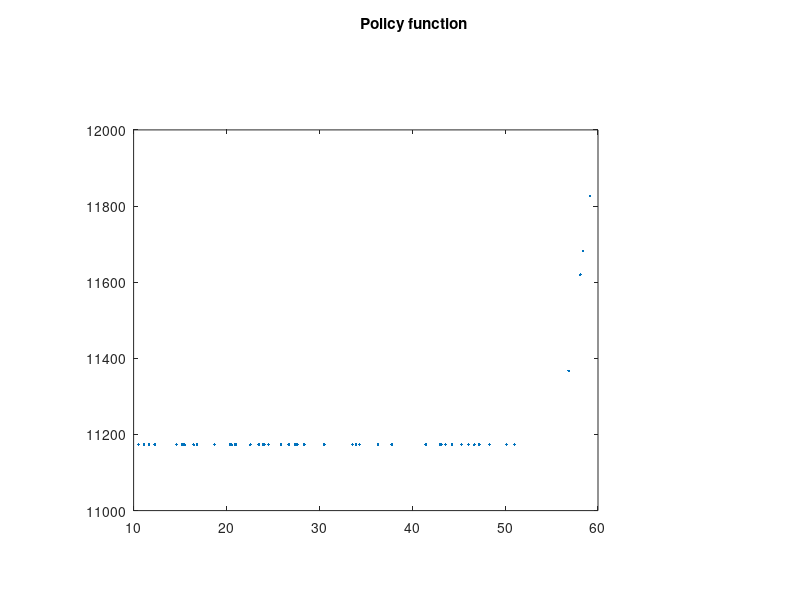
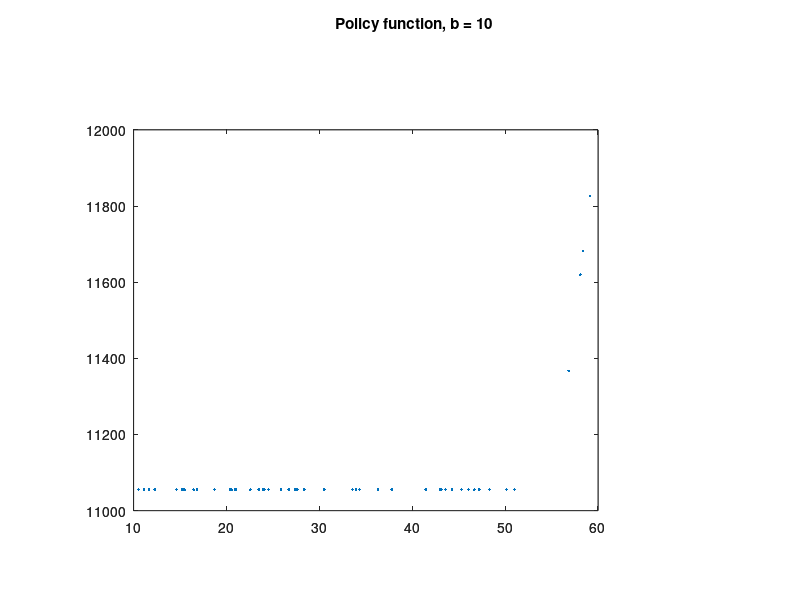
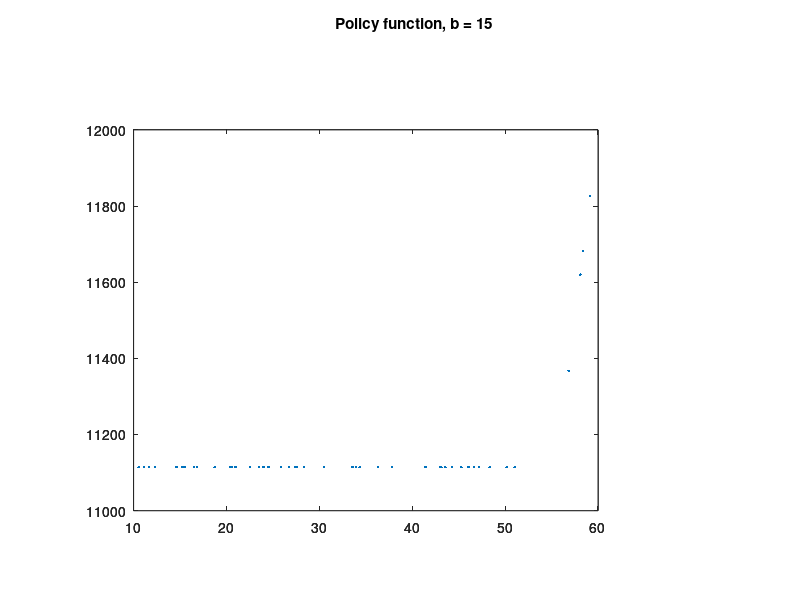
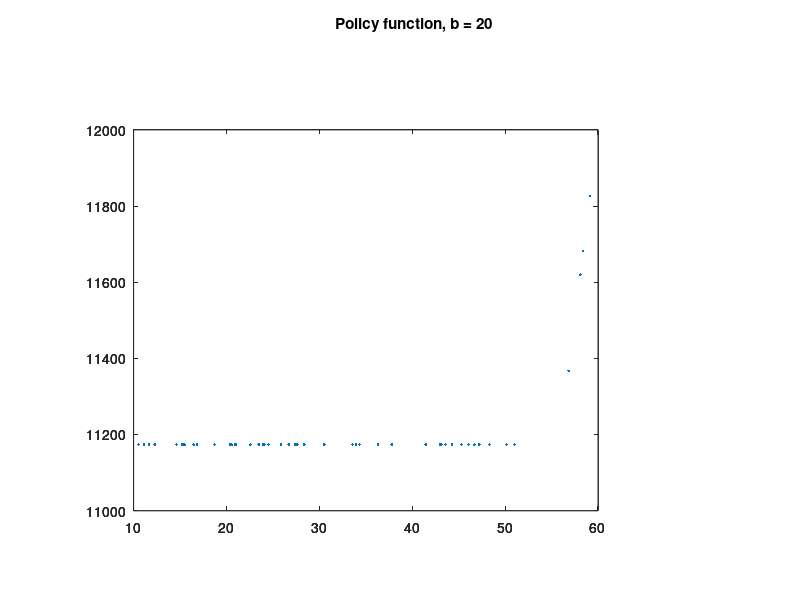

Source code (MATLAB) for these figures, in order:
%==========================================================================
%% 2 percentage signs represent sections of code;
% 1 percentage sign represents comments for code or commented out code;

% ECO385K Problem Set 1, 1
% Paul Le Tran, plt377
% 10 October, 2021
%==========================================================================

%==========================================================================
%% Setting up workspace
clear all;
close all;
clc;

home_dir = 'path\to\programmes';

cd(home_dir);
%==========================================================================

%==========================================================================
%% Setting data that will be constant in 1a, 1b, 1c, 1d, 1e
% Assuming wage offers are uniformly distributed in the interval
% [w_min, w_max] = [10, 60].
w_min = 10;
w_max = 60;

% Setting sample period
% To ensure that the length of density vector won't be long to the point
% that the sum of the product between it and the value function blows up,
% we set the amount of periods to be equal to w_max - w_min.
N = w_max - w_min;

% Creating vector of wages from distribution mentioned above
w = w_min + (w_max - w_min).*rand(N, 1);

% Creating vector of densities associated with wage vector
p = unifpdf(w, w_min, w_max);
%==========================================================================

%==========================================================================
%% Part 1a: Calculate the reservation wage and plot the policy funciton
% Setting up data exclusive to 1a.
% Creating discount factor, beta
beta = 0.995;

% Creating benefit received when unemployed, b
b = 20;

% Creating loop for value function iteration to find Bellman equation
% Choosing initial value of value function to be value of accepting any
% wage.
v = w./(1 - beta);

% Creating variable that stores max(abs(v - v_next)), the error metric. We
% are focusing on the max of the error because if the max value satisfies
% the threshold, every other value of the vector will.
error = 1;

% Creating variable that stores iteration number
iteration = 0;

% Iterating to find fixed point of value function. The threshold that stops
% the loop will be 0.001.
while error >= 0.001
  % Displaying iteration number
  disp(iteration);
  
  % Calculating value function using initial or previous value function
  % WHY DOES USING sum(v.*p) CAUSE THE LOOP TO EXPLODE???
  v_next = max(w./(1 - beta), b + beta*sum(v.*p));
  
  % Storing max(abs(v - v_next)). Choosing the max so the abs vector has
  % every value to be below error threshold.
  error = max(abs(v - v_next));
  disp(error);
  
  % Storing previous value function
  v = v_next;
  
  iteration = iteration + 1;
end
clear iteration error;

% Calculating reservation wage using the Bellman equation
w_bar = (1 - beta)*(beta*mean(v));

% Creating matrix that pairs wages to corresponding Bellman equation. Sorts
% by ascending order.
w_v = [w v];
w_v = sortrows(w_v, 1);

% Plotting policy function
plotmatrix(w_v(:, 1), w_v(:, 2));
grid on
xlabel('Wage');
ylabel('Value');
hold on
title('Policy function');

saveas(gcf, 'path\to\graphics\1a_plot.png');
%==========================================================================

%==========================================================================
%% Part 1b: Vary b from 10 to 55, calculate the reservation wage and plot
% function for different values of UI. Is the reservation wage increasing
% or decreasing in b?

% Looping through value function iteration and policy function plotting
% portion as done in part 1a, for various values of b.
% Creating counter for overall loop
counter = 1;
for b = 10:5:55
  disp(b);
  % Creating loop for value function iteration to find Bellman equation
  % Choosing initial value of value function to be value of accepting any
  % wage.
  v = w./(1 - beta);

  % Creating variable that stores max(abs(v - v_next)), the error metric.
  % We are focusing on the max of the error because if the max value
  % satisfies the threshold, every other value of the vector will.
  error = 1;

  % Creating variable that stores iteration number
  iteration = 0;

  % Iterating to find fixed point of value function. The threshold that
  % stops the loop will be 0.001.
  while error >= 0.001
    % Displaying iteration number
    disp(iteration);
  
    % Calculating value function using initial or previous value function
    % WHY DOES USING sum(v.*p) CAUSE THE LOOP TO EXPLODE???
    v_next = max(w./(1 - beta), b + beta*sum(v.*p));
  
    % Storing max(abs(v - v_next)). Choosing the max so the abs vector has
    % every value to be below error threshold.
    error = max(abs(v - v_next));
    disp(error);
  
    % Storing previous value function
    v = v_next;
  
    iteration = iteration + 1;
  end
  clear iteration error;

  % Calculating reservation wage using the Bellman equation
  w_bar = (1 - beta)*(beta*mean(v));
  
  % Storing w_bar and corresponding b in as a row in matrix
  w_bar_b(counter, :) = [w_bar b];

  % Creating matrix that pairs wages to corresponding Bellman equation.
  % Sorts by ascending order.
  w_v = [w v];
  w_v = sortrows(w_v, 1);

  % Plotting policy function
  plotmatrix(w_v(:, 1), w_v(:, 2));
  grid on
  xlabel('Wage');
  ylabel('Value');
  hold on
  title(['Policy function, b = ' num2str(b)]);
  
  saveas(gcf, ['path\to\graphics\1b_b' num2str(b) 'plot.png']);
  
  counter = counter + 1;
end
%=========================================================
% We can see that the reservation wage is increasing in b.
%=========================================================
%==========================================================================

%==========================================================================
%% Part 1c: Vary beta from 0.960 to 0.999, calculate the reservation wage,
% and plot the policy function for different values of beta. Is the
% reservation wage increasing or decreasing in beta?

% Setting up data exclusive to 1c.
b = 20;

% Looping through value function iteration and policy function plotting
% portion as done in part 1a, for various values of beta.
% Creating counter for overall loop
counter = 1;
for beta = 0.960:0.013:0.999
  disp(beta);
  % Creating loop for value function iteration to find Bellman equation
  % Choosing initial value of value function to be value of accepting any
  % wage.
  v = w./(1 - beta);

  % Creating variable that stores max(abs(v - v_next)), the error metric.
  % We are focusing on the max of the error because if the max value
  % satisfies the threshold, every other value of the vector will.
  error = 1;

  % Creating variable that stores iteration number
  iteration = 0;

  % Iterating to find fixed point of value function. The threshold that
  % stop the loop will be 0.001.
  while error >= 0.001
    % Displaying iteration number
    disp(iteration);
  
    % Calculating value function using initial or previous value function
    v_next = max(w./(1 - beta), b + beta*sum(v.*p));
  
    % Storing max(abs(v - v_next)). Choosing the max so the abs vector has
    % every value to be below error threshold.
    error = max(abs(v - v_next));
    disp(error);
  
    % Storing previous value function
    v = v_next;
  
    iteration = iteration + 1;
  end
  clear iteration error;

  % Calculating reservation wage using the Bellman equation
  w_bar = (1 - beta)*(beta*mean(v));
  
  % Storing w_bar and corresponding beta in as a row in matrix
  w_bar_beta(counter, :) = [w_bar beta];

  % Creating matrix that pairs wages to corresponding Bellman equation.
  % Sorts by ascending order.
  w_v = [w v];
  w_v = sortrows(w_v, 1);

  % Plotting policy function
  plotmatrix(w_v(:, 1), w_v(:, 2));
  grid on
  xlabel('Wage');
  ylabel('Value');
  hold on
  title(['Policy function, \beta = ' num2str(beta)]);
  
  saveas(gcf, ['path\to\graphics\1c_beta' num2str(beta) 'plot.png']);
  
  counter = counter + 1;
end
%============================================================
% We can see that the reservation wage is increasing in beta.
%============================================================
%==========================================================================

%==========================================================================
%% Part 1d: Assume that the work has a utility function of ln(Y_t) and
% maximises his utility instead of maximising the expected discounted sum
% of earnings. Compute the reservation wage and compare with 1a.

% Setting up data exclusive to 1d.
b = 20;
beta = 0.995;

% Creating loop for value function iteration to find Bellman equation
% Choosing initial value of value function to be value of accepting any
% wage.
v = w./(1 - beta);

% Creating variable that stores max(abs(v - v_next)), the error metric. We
% are focusing on the max of the error because if the max value satisfies
% the threshold, every other value of the vector will.
error = 1;

% Creating variable that stores iteration number
iteration = 0;

% Iterating to find fixed point of value function. The threshold that stops
% the loop will be 0.001.
while error >= 0.001
  % Displaying iteration number
  disp(iteration);
  
  % Calculating value function using initial or previous value function
  v_next = max(log(w)./(1 - beta), log(b) + beta*sum(v.*p));
  
  % Storing max(abs(v - v_next)). Choosing the max so the abs vector has
  % every value to be below error threshold.
  error = max(abs(v - v_next));
  disp(error);
  
  % Storing previous value function
  v = v_next;
  
  iteration = iteration + 1;
end
clear iteration error;

% Calculating reservation wage using the Bellman equation
% Because the worker is maximising ln(Y_t), the reservation wage will be in
% natural log terms. Therefore, we need to convert it back to levels.
w_bar = exp((1 - beta)*(beta*mean(v)));

% Creating matrix that pairs wages to corresponding Bellman equation. Sorts
% by ascending order.
w_v = [w v];
w_v = sortrows(w_v, 1);

% Plotting policy function
plotmatrix(w_v(:, 1), w_v(:, 2));
grid on
xlabel('Wage');
ylabel('Value');
hold on
title('Policy function, maximising utility ln(Y_t)');

saveas(gcf, 'path\to\graphics\1d_plot.png');

%========================================================================
% When comparing with the reservation wage in part 1a, we see that the
% reservation wage is smaller if the worker is maximising ln(Y_t) instead
% of Y_t.
%========================================================================
%==========================================================================

%==========================================================================
%% Part 1e: Now assume that the worker receives a job offer with
% probability phi = 0.7 and does not receive any with probability 1 - phi =
% 0.3. Write the Bellman equation for the worker's problem and compute the
% reservation wage with [w_min, w_max] = [10, 60], b = 20, and beta= 0.995,
% and plot the policy function.

% Observe that if the worker receives no wage offer in a time period, this
% is equivalent to saying the worker receives a wage offer of zero. In
% other words, the lifetime utility of the worker accepting the wage offer
% remains the same, but the lifetime utility of the worker continuing to be
% uneployed changes.

% We are also assuming that the worker is maximising Y_t instead of
% ln(Y_t).

% Setting up data exclusive to 1e.
b = 20;
beta = 0.995;
phi = 0.7;

% Creating loop for value function iteration to find Bellman equation
% Observe that the Bellman equation includes the value function evaluated
% at a wage offer of zero. This means to find the fixed point of the
% Bellman equation, we need to find the fixed point of the Bellman equation
% evaluated at a wage offer of zero. Therefore, we have "two" value
% functions to iterate over, where the latter plugs into the former.

% Choosing initial value of value function to be value of accepting any
% wage.
v = w./(1 - beta);
% Choosing initial value of value function of getting no offer to be b
v_nooffer = b*ones(N, 1);

% Creating variable that stores max(abs(v - v_next)), the error metric. We
% are focusing on the max of the error because if the max value satisfies
% the threshold, every other value of the vector will.
error = 1;

% Also making error metric measuring max(abs(v_nooffer - v_nooffer_next)).
error_nooffer = 1;

% Creating variable that stores iteration number
iteration = 0;

% Iterating to find fixed point of value function. The threshold that stops
% the loop will be 0.001.
while error >= 0.001 && error_nooffer >= 0.001
  % Displaying iteration number
  disp(iteration);
  
  % Calculating value function using initial or previous value function
  v_nooffer_next = max(zeros(N, 1)./(1 - beta), b + (1 - phi)*beta*v_nooffer + phi*beta*sum(v.*p));
  v_next = max(w./(1 - beta), b + (1 - phi)*beta*v_nooffer_next + phi*beta*sum(v.*p));
  
  % Storing max(abs(v - v_next)). Choosing the max so the abs vector has
  % every value to be below error threshold.
  error = max(abs(v - v_next));
  error_nooffer = max(abs(v_nooffer - v_nooffer_next));
  disp(error);
  disp(error_nooffer);
  
  % Storing previous value functions
  v = v_next;
  v_nooffer = v_nooffer_next;
  
  iteration = iteration + 1;
end
clear iteration error;

% Calculating reservation wage using the Bellman equation
% Because the worker is maximising ln(Y_t), the reservation wage will be in
% natural log terms. Therefore, we need to convert it back to levels.
w_bar = (1 - beta)*(beta*mean(v));

% Creating matrix that pairs wages to corresponding Bellman equation. Sorts
% by ascending order.
w_v = [w v];
w_v = sortrows(w_v, 1);

% Plotting policy function
plotmatrix(w_v(:, 1), w_v(:, 2));
grid on
xlabel('Wage');
ylabel('Value');
hold on
title('Policy Function, chance to not get job offer');

saveas(gcf, 'path\to\graphics\1e_plot.png');
%==========================================================================

%==========================================================================
%% Part 1f: Assume that the wage offers are distributed uniformly in
% [w_min, w_max] = [5, 65], b = 20, and beta = 0.995. Compute the
% reservation wage and plot the policy function.

% Setting up data exclusive to 1f.
w_min = 5;
w_max = 65;

% Setting sample period
% To ensure that the length of density vector won't be long to the point
% that the sum of the product between it and the value function blows up,
% we set the amount of periods to be equal to w_max - w_min.
N = w_max - w_min;

% Creating vector of wages from distribution mentioned above
w = w_min + (w_max - w_min).*rand(N, 1);

% Creating vector of densities associated with wage vector
p = unifpdf(w, w_min, w_max);

b = 20;
beta = 0.995;

% Creating loop for value function iteration to find Bellman equation
% Choosing initial value of value function to be value of accepting any
% wage.
v = w./(1 - beta);

% Creating variable that stores max(abs(v - v_next)), the error metric. We
% are focusing on the max of the error because if the max value satisfies
% the threshold, every other value of the vector will.
error = 1;

% Creating variable that stores iteration number
iteration = 0;

% Iterating to find fixed point of value function. The threshold that stops
% the loop will be 0.001.
while error >= 0.001
  % Displaying iteration number
  disp(iteration);
  
  % Calculating value function using initial or previous value function
  % WHY DOES USING sum(v.*p) CAUSE THE LOOP TO EXPLODE???
  v_next = max(w./(1 - beta), b + beta*sum(v.*p));
  
  % Storing max(abs(v - v_next)). Choosing the max so the abs vector has
  % every value to be below error threshold.
  error = max(abs(v - v_next));
  disp(error);
  
  % Storing previous value function
  v = v_next;
  
  iteration = iteration + 1;
end
clear iteration error;

% Calculating reservation wage using the Bellman equation
w_bar = (1 - beta)*(beta*mean(v));

% Creating matrix that pairs wages to corresponding Bellman equation. Sorts
% by ascending order.
w_v = [w v];
w_v = sortrows(w_v, 1);

% Plotting policy function
plotmatrix(w_v(:, 1), w_v(:, 2));
grid on
xlabel('Wage');
ylabel('Value');
hold on
title('Policy function, [w_{min}, w_{max}] = [5, 65]');

saveas(gcf, 'path\to\graphics\1f_plot.png');
%==========================================================================

%==========================================================================
%% Part 1g: Assume that the wage offers are distributed uniformly in
% [w_min, w_max] = [15, 50], b = 20, and beta = 0.995. Compute the
% reservation wage and plot the policy function.

% Setting up data exclusive to 1f.
w_min = 15;
w_max = 50;

% Setting sample period
% To ensure that the length of density vector won't be long to the point
% that the sum of the product between it and the value function blows up,
% we set the amount of periods to be equal to w_max - w_min.
N = w_max - w_min;

% Creating vector of wages from distribution mentioned above
w = w_min + (w_max - w_min).*rand(N, 1);

% Creating vector of densities associated with wage vector
p = unifpdf(w, w_min, w_max);

b = 20;
beta = 0.995;

% Creating loop for value function iteration to find Bellman equation
% Choosing initial value of value function to be value of accepting any
% wage.
v = w./(1 - beta);

% Creating variable that stores max(abs(v - v_next)), the error metric. We
% are focusing on the max of the error because if the max value satisfies
% the threshold, every other value of the vector will.
error = 1;

% Creating variable that stores iteration number
iteration = 0;

% Iterating to find fixed point of value function. The threshold that stops
% the loop will be 0.001.
while error >= 0.001
  % Displaying iteration number
  disp(iteration);
  
  % Calculating value function using initial or previous value function
  % WHY DOES USING sum(v.*p) CAUSE THE LOOP TO EXPLODE???
  v_next = max(w./(1 - beta), b + beta*sum(v.*p));
  
  % Storing max(abs(v - v_next)). Choosing the max so the abs vector has
  % every value to be below error threshold.
  error = max(abs(v - v_next));
  disp(error);
  
  % Storing previous value function
  v = v_next;
  
  iteration = iteration + 1;
end
clear iteration error;

% Calculating reservation wage using the Bellman equation
w_bar = (1 - beta)*(beta*mean(v));

% Creating matrix that pairs wages to corresponding Bellman equation. Sorts
% by ascending order.
w_v = [w v];
w_v = sortrows(w_v, 1);

% Plotting policy function
plotmatrix(w_v(:, 1), w_v(:, 2));
grid on
xlabel('Wage');
ylabel('Value');
hold on
title('Policy function, [w_{min}, w_{max}] = [15, 50]');

saveas(gcf, 'path\to\graphics\1g_plot.png');
%==========================================================================